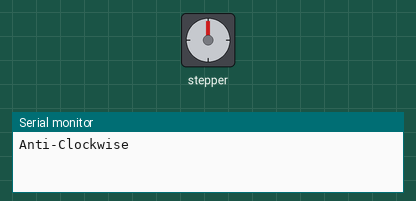
A sketch run on a simulated Arduino Uno, built with avr-gcc and run on an emulated ATmega328P. On the bench: stepper motor, the last lines printed to the serial monitor. Stepper angles assume 2048 steps per turn.

Above: at 0.05 s.
At 2.0 s:
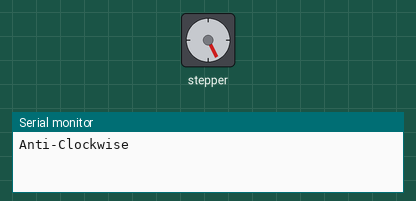
At 4.55 s:
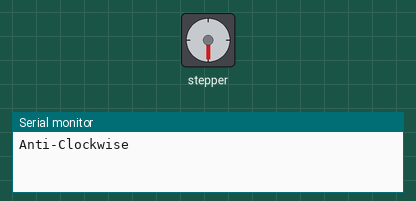
At 9.1 s:
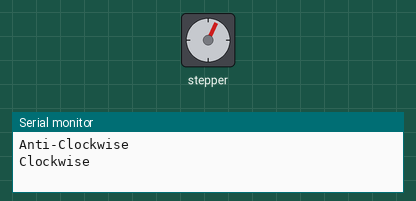
Timing chart, 0 to 18.6 s (numbered marks = the images above):
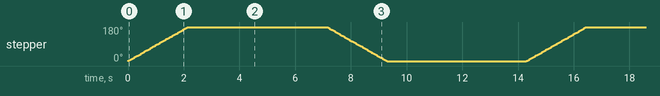

The sketch:

incase_stepper.ino
```cpp
#include<Stepper.h>
const float stepper_rev = 32;
const float gear_ratio = 64;
const float step_rev = stepper_rev * gear_ratio;


int steps_req;

Stepper mystepper(stepper_rev, 2, 4, 3, 5);

void setup()
{
  Serial.begin(9600);
}

void loop()
{
  // digitalWrite()

  Serial.println("Anti-Clockwise");
  steps_req = step_rev / 2;
  mystepper.setSpeed(900);
  mystepper.step(steps_req);
  delay(5000);
  Serial.println("Clockwise");
  steps_req = -step_rev / 2;
  Serial.println("Val" + steps_req);
  mystepper.setSpeed(900);
  mystepper.step(steps_req);
  delay(5000);
}
```

Measured:
- by itself, stepper: turns 180° clockwise in 2.1 s, then 180° counter-clockwise in 2.2 s, repeating every 14.3 s
